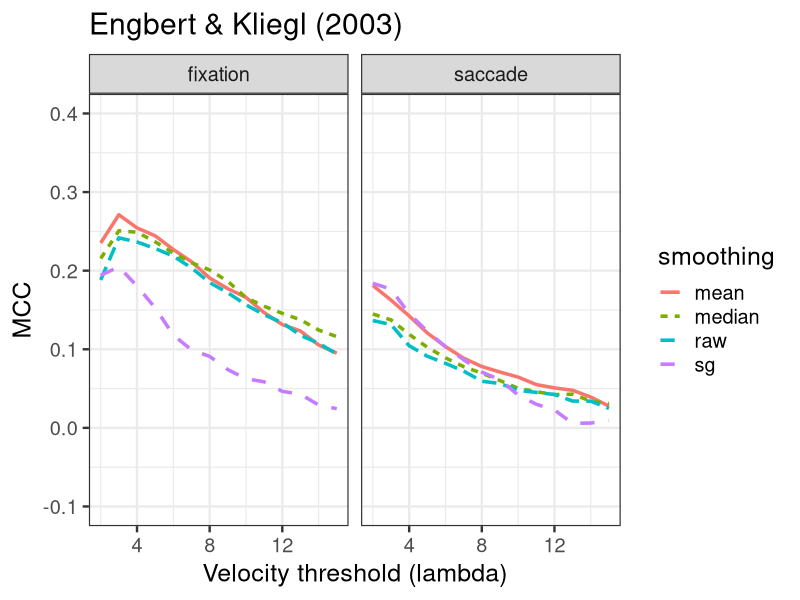
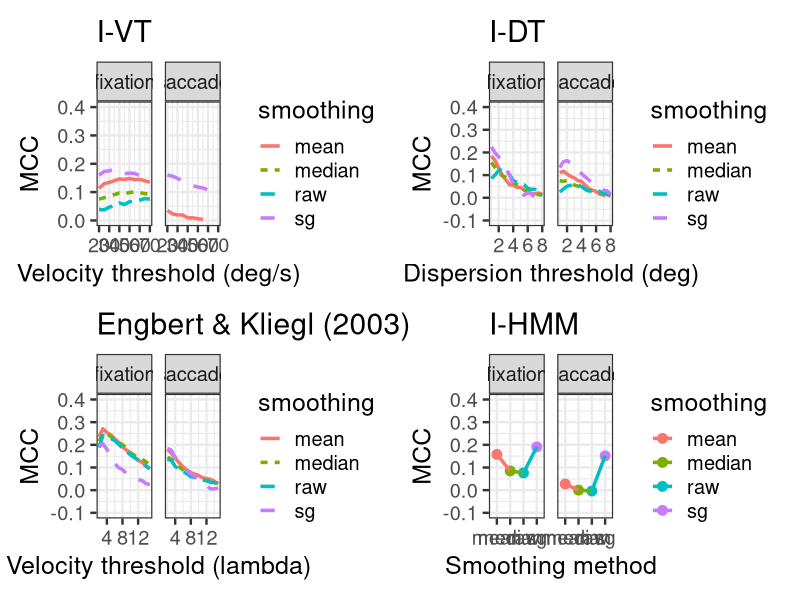
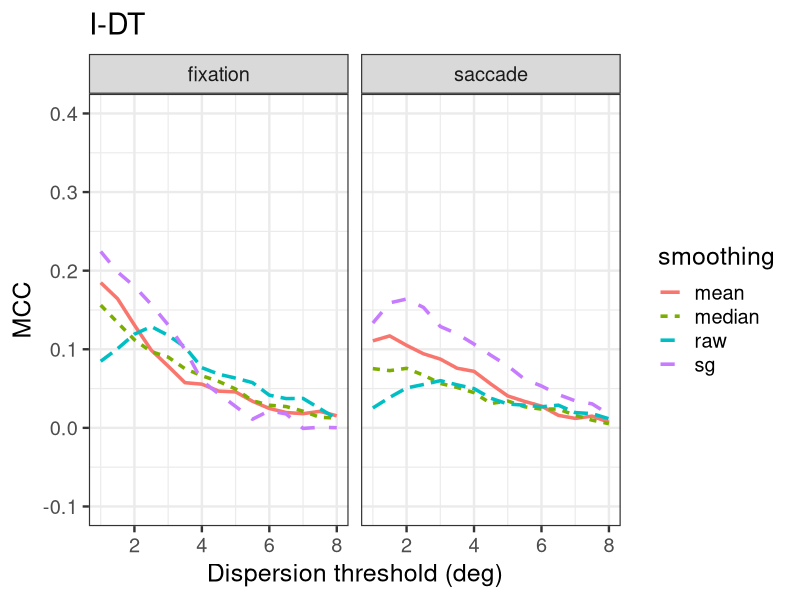
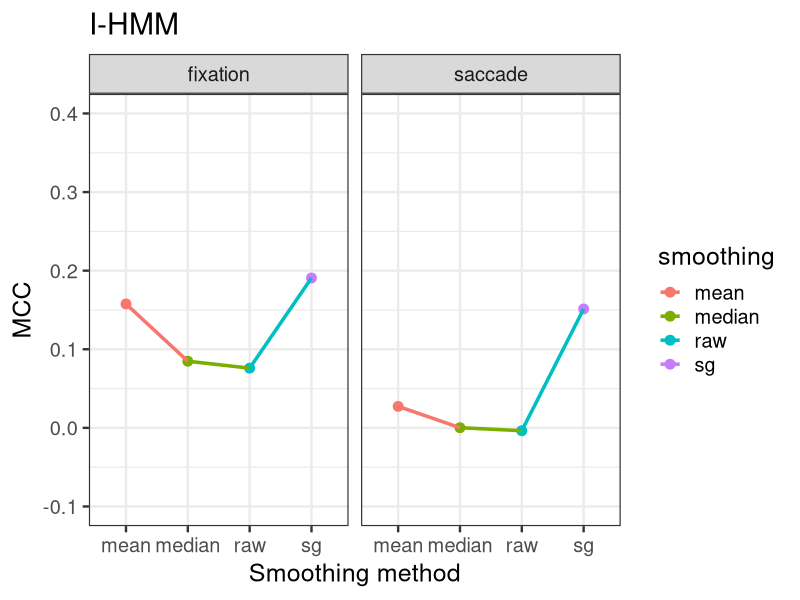
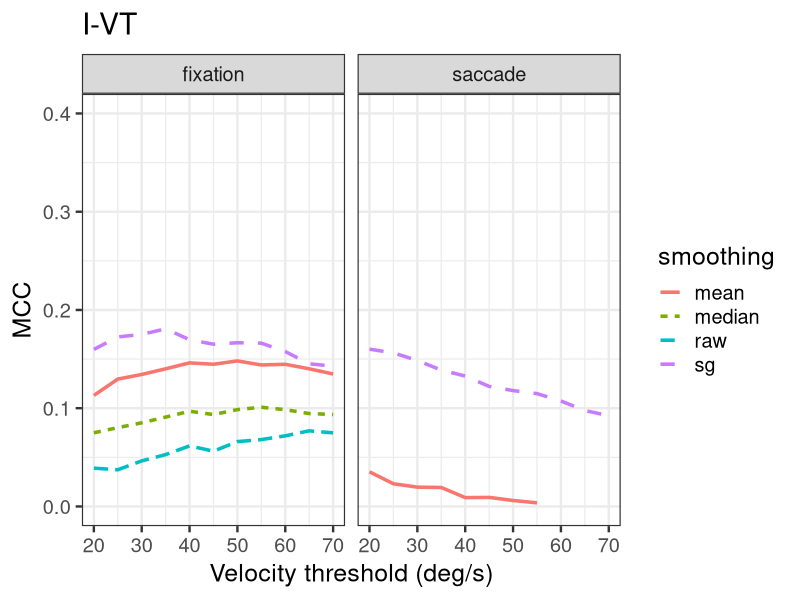

Write R code to recreate these figures, in order.

library(readr)
library(tidyverse)
mcc <- read_csv("results/all_mcc_results.csv")


IVT<-  mcc%>%
  filter(method== "IVT")%>%
   ggplot(aes(x= parameter_value, y= MCC,
              colour= smoothing, linetype= smoothing))+
   facet_wrap(~event)+
   geom_line(linewidth= 1.2)+ggtitle("I-VT")+
  theme_bw(18)+
  ylim(0, 0.4)+
  xlab("Velocity threshold (deg/s)")

IDT<-  mcc%>%
  filter(method== "IDT")%>%
  ggplot(aes(x= parameter_value, y= MCC,
             colour= smoothing, linetype= smoothing))+
  facet_wrap(~event)+
  geom_line(linewidth= 1.2)+ggtitle("I-DT")+
  theme_bw(18)+
  ylim(-0.1, 0.4)+
  xlab("Dispersion threshold (deg)")

EK<-  mcc%>%
  filter(method== "EK03")%>%
  ggplot(aes(x= parameter_value, y= MCC,
             colour= smoothing, linetype= smoothing))+
  facet_wrap(~event)+
  geom_line(linewidth= 1.2)+ggtitle("Engbert & Kliegl (2003)")+
  theme_bw(18)+
  ylim(-0.1, 0.4)+
  xlab("Velocity threshold (lambda)")



IHMM<-  mcc%>%
  filter(method== "IHMM")%>%
  ggplot(aes(x= smoothing, y= MCC,
             colour= smoothing, group=1))+
  facet_wrap(~event)+
  geom_point(size= 3)+
  geom_line(linewidth= 1.2)+
  ggtitle("I-HMM")+
  theme_bw(18)+
  ylim(-0.1, 0.4)+
  xlab("Smoothing method")


library(patchwork)

figure<- (IVT+IDT)/(EK+ IHMM)
